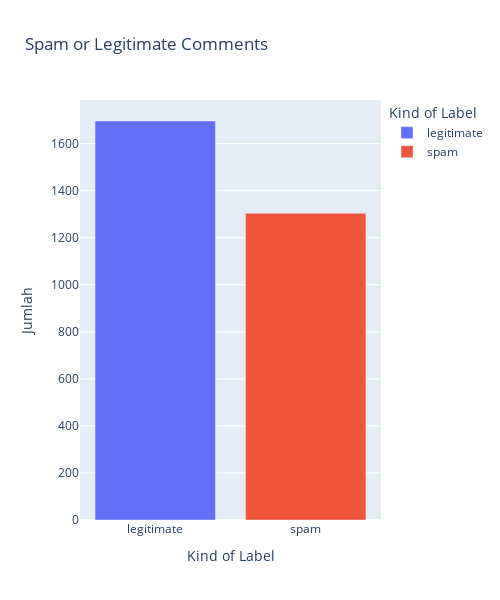

The notebook cell this image was saved under:
### Markdown cell above
## Spam and Legitimate Bar Plot

### Code cell
label = eda['Label'].value_counts()
label = pd.DataFrame(data=label)
label.reset_index(inplace=True)
label = label.rename(columns = {'index':'Kind of Label','Label':'Jumlah'})
label

fig2 = px.bar(label, x='Kind of Label', y='Jumlah', 
              color='Kind of Label', title = 'Spam or Legitimate Comments', width=500, height=600)
fig2.show()

### Figure 1 — Plotly figure (JSON) as saved in the notebook; plotly's stock layout.template omitted (floating-point values rounded to 4 significant figures)
{"data": [{"alignmentgroup": "True", "hovertemplate": "Kind of Label=%{x}<br>Jumlah=%{y}<extra></extra>", "legendgroup": "legitimate", "marker": {"color": "#636efa", "pattern": {"shape": ""}}, "name": "legitimate", "offsetgroup": "legitimate", "orientation": "v", "showlegend": true, "textposition": "auto", "type": "bar", "x": ["legitimate"], "xaxis": "x", "y": [1696], "yaxis": "y"}, {"alignmentgroup": "True", "hovertemplate": "Kind of Label=%{x}<br>Jumlah=%{y}<extra></extra>", "legendgroup": "spam", "marker": {"color": "#EF553B", "pattern": {"shape": ""}}, "name": "spam", "offsetgroup": "spam", "orientation": "v", "showlegend": true, "textposition": "auto", "type": "bar", "x": ["spam"], "xaxis": "x", "y": [1304], "yaxis": "y"}], "layout": {"barmode": "relative", "height": 600, "legend": {"title": {"text": "Kind of Label"}, "tracegroupgap": 0}, "title": {"text": "Spam or Legitimate Comments"}, "width": 500, "xaxis": {"anchor": "y", "categoryarray": ["legitimate", "spam"], "categoryorder": "array", "domain": [0, 1], "title": {"text": "Kind of Label"}}, "yaxis": {"anchor": "x", "domain": [0, 1], "title": {"text": "Jumlah"}}}}
